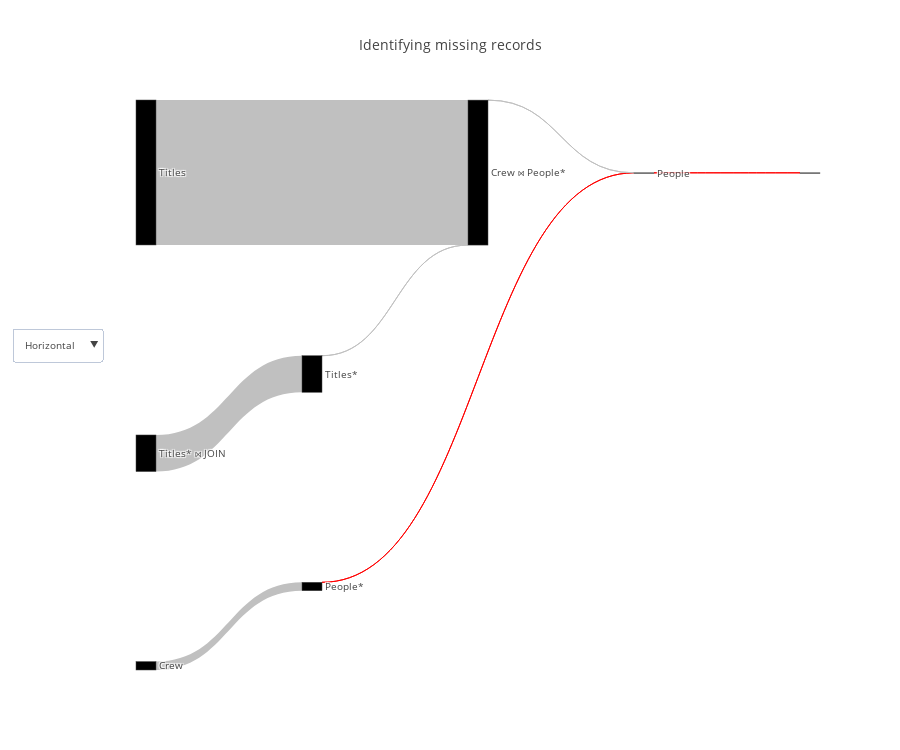

Notebook source saved alongside this figure:
### Code cell
# cardinality_df = query_renderer.get_cardinality_df(query, con_str)
cardinality_df = pd.read_csv("../proposal/data/missing_records_query_flow_representation.csv")
query_renderer.vizualize(cardinality_df, title="Identifying missing records", metrics=["actual_rows"], open_=False)

### Figure 1 — Plotly figure (JSON) as saved in the notebook; plotly's stock layout.template omitted (floating-point values rounded to 4 significant figures)
{"data": [{"link": {"color": ["red", "red", "silver", "silver", "silver", "silver", "silver"], "label": ["Join Filter ('Inner', '(crew.title_id = titles.title_id)')", "Filter condition: (titles.genres = 'comedy'::text)", null, "Hash Cond ('Inner', '(crew.person_id = people.person_id)')", null, "Filter condition: (people.name = ANY ('{\"Owen Wilson\",\"Adam Sandler\",\"Jason Segel\"}'::text[]))", null], "source": [6, 5, 4, 3, 2, 1, 0], "target": [7, 6, 5, 6, 3, 3, 1], "value": [1, 1, 2379234, 1695, 40955703, 9, 10338782]}, "node": {"color": [null, null, null, null, null, null, null], "label": ["Titles* ⋈ JOIN", "Titles*", "Titles", "Crew ⋈ People*", "Crew", "People*", "People"], "pad": 200}, "orientation": "h", "type": "sankey", "valueformat": ",", "valuesuffix": [" Rows", " Rows", " Rows", " Rows", " Rows", " Rows", " Rows"]}], "layout": {"font": {"size": 10}, "height": 750, "title": "Identifying missing records", "updatemenus": [{"buttons": [{"args": ["orientation", "h"], "label": "Horizontal", "method": "restyle"}, {"args": ["orientation", "v"], "label": "Vertical", "method": "restyle"}], "y": 0.6}]}}
